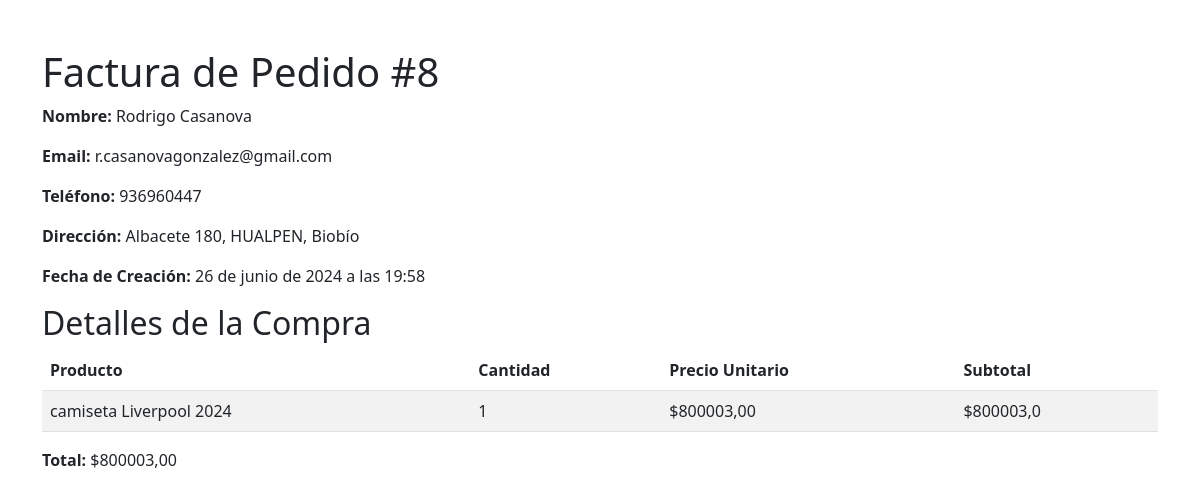
The app's page /factura/8/ (signed in) with its own data.
### aplicacion/models.py (models this page shows, shortened)
class OrdenCompra(models.Model):
    usuario = models.ForeignKey(User, on_delete=models.CASCADE)
    nombre = models.CharField(max_length=255)
    email = models.EmailField()
    telefono = models.CharField(max_length=20)
    region = models.CharField(max_length=100)
    ciudad = models.CharField(max_length=100)
    direccion = models.TextField()
    fecha_creacion = models.DateTimeField(default=timezone.now)

class DetalleOrdenCompra(models.Model):
    orden_compra = models.ForeignKey(OrdenCompra, related_name='detalles', on_delete=models.CASCADE)
    producto = models.ForeignKey(Camiseta, on_delete=models.CASCADE)
    cantidad = models.PositiveIntegerField()
    precio_unitario = models.DecimalField(max_digits=10, decimal_places=2)

class Camiseta(models.Model):
    id = models.IntegerField(primary_key=True, null=False)
    nombre = models.CharField(max_length=100)
    imagen = models.ImageField(upload_to='adTienda')
    precio = models.DecimalField(max_digits=8, decimal_places=0)
    tallas = models.CharField(max_length=100)

### aplicacion/views.py (the view)
# urls.py: path('factura/<int:pedido_id>/', ver_factura, name='ver_factura'),
@login_required
def ver_factura(request, pedido_id):
    pedido = get_object_or_404(OrdenCompra, id=pedido_id, usuario=request.user)
    total = sum(detalle.cantidad * detalle.precio_unitario for detalle in pedido.detalles.all())
    return render(request, 'aplicacion/ver_factura.html', {'pedido': pedido, 'total': total})

### aplicacion/templatetags/custom_filters.py (called while the page is built)
@register.filter(name='multiply')
def multiply(value, arg):
    try:
        return float(value) * float(arg)
    except (ValueError, TypeError):
        return 0  # or handle errors as needed

### aplicacion/templates/aplicacion/ver_factura.html (shortened to what this page needs)
{% load static %}
{% load custom_filters %}
<!DOCTYPE html>
<html lang="es">
<head>
    <link href="https://cdn.jsdelivr.net/npm/bootstrap@5.3.0-alpha1/dist/css/bootstrap.min.css" rel="stylesheet">
</head>
<body>
    <div class="container mt-5">
        <h1>Factura de Pedido #{{ pedido.id }}</h1>
        <p><strong>Nombre:</strong> {{ pedido.nombre }}</p>
        <p><strong>Email:</strong> {{ pedido.email }}</p>
        <p><strong>Teléfono:</strong> {{ pedido.telefono }}</p>
        <p><strong>Dirección:</strong> {{ pedido.direccion }}, {{ pedido.ciudad }}, {{ pedido.region }}</p>
        <p><strong>Fecha de Creación:</strong> {{ pedido.fecha_creacion }}</p>
        <h2>Detalles de la Compra</h2>
        <table class="table table-striped">
            <thead>
                <tr>
                    <th>Producto</th>
                    <th>Cantidad</th>
                    <th>Precio Unitario</th>
                    <th>Subtotal</th>
                </tr>
            </thead>
            <tbody>
                {% for detalle in pedido.detalles.all %}
                <tr>
                    <td>{{ detalle.producto.nombre }}</td>
                    <td>{{ detalle.cantidad }}</td>
                    <td>${{ detalle.precio_unitario }}</td>
                    <td>${{ detalle.cantidad|multiply:detalle.precio_unitario }}</td>
                </tr>
                {% endfor %}
            </tbody>
        </table>
        <p><strong>Total:</strong> ${{ total }}</p>
    </div>
</body>
</html>

### records on screen
OrdenCompra: id "8", nombre "Rodrigo Casanova", email "r.casanovagonzalez@gmail.com", telefono "936960447", direccion "Albacete 180", ciudad "HUALPEN", region "Biobío", fecha_creacion "26 de junio de 2024 a las 19:58"
DetalleOrdenCompra: producto.nombre "camiseta Liverpool 2024", cantidad "1", precio_unitario "800003,00", cantidad|multiply "800003,0"

### other values on screen
{{ total }} "800003,00"
